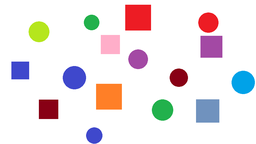
#> input picture assignment4/ci.png, 256 x 144 px, shrunk from 922 x 519 before the run
$ python assignment4.py
#> lines starting #> are read from the running program, lines starting #| are printed output that depends on the picture
### assignment4/canny.py
from math import sqrt, atan2, pi
import numpy as np

def canny_edge_detector(input_image):
    input_pixels = input_image.load()
    width = input_image.width
    height = input_image.height

    # Transform the image to grayscale
    grayscaled = compute_grayscale(input_pixels, width, height)

    # Blur it to remove noise
    blurred = compute_blur(grayscaled, width, height)

    # Compute the gradient
    gradient, direction = compute_gradient(blurred, width, height)

    # Non-maximum suppression
    filter_out_non_maximum(gradient, direction, width, height)

    # Filter out some edges
    keep = filter_strong_edges(gradient, width, height, 20, 25)

    return keep

def compute_grayscale(input_pixels, width, height):
    grayscale = np.empty((width, height))
    for x in range(width):
        for y in range(height):
            pixel = input_pixels[x, y]
            grayscale[x, y] = (pixel[0] + pixel[1] + pixel[2]) / 3
    return grayscale

def compute_blur(input_pixels, width, height):
    # Keep coordinate inside image
    clip = lambda x, l, u: l if x < l else u if x > u else x

    # Gaussian kernel
    kernel = np.array([
        [1 / 256,  4 / 256,  6 / 256,  4 / 256, 1 / 256],
        [4 / 256, 16 / 256, 24 / 256, 16 / 256, 4 / 256],
        [6 / 256, 24 / 256, 36 / 256, 24 / 256, 6 / 256],
        [4 / 256, 16 / 256, 24 / 256, 16 / 256, 4 / 256],
        [1 / 256,  4 / 256,  6 / 256,  4 / 256, 1 / 256]
    ])

    # Middle of the kernel
    offset = len(kernel) // 2

    # Compute the blurred image
    blurred = np.empty((width, height))
    for x in range(width):
        for y in range(height):
            acc = 0
            for a in range(len(kernel)):
                for b in range(len(kernel)):
                    xn = clip(x + a - offset, 0, width - 1)
                    yn = clip(y + b - offset, 0, height - 1)
                    acc += input_pixels[xn, yn] * kernel[a, b]
            blurred[x, y] = int(acc)
    return blurred


def compute_gradient(input_pixels, width, height):
    gradient = np.zeros((width, height))
    direction = np.zeros((width, height))
    for x in range(width):
        for y in range(height):
            if 0 < x < width - 1 and 0 < y < height - 1:
                magx = input_pixels[x + 1, y] - input_pixels[x - 1, y]
                magy = input_pixels[x, y + 1] - input_pixels[x, y - 1]
                gradient[x, y] = sqrt(magx**2 + magy**2)
                direction[x, y] = atan2(magy, magx)
    return gradient, direction

def filter_out_non_maximum(gradient, direction, width, height):
    for x in range(1, width - 1):
        for y in range(1, height - 1):
            angle = direction[x, y] if direction[x, y] >= 0 else direction[x, y] + pi
            rangle = round(angle / (pi / 4))
            mag = gradient[x, y]
            if ((rangle == 0 or rangle == 4) and (gradient[x - 1, y] > mag or gradient[x + 1, y] > mag)
                    or (rangle == 1 and (gradient[x - 1, y - 1] > mag or gradient[x + 1, y + 1] > mag))
                    or (rangle == 2 and (gradient[x, y - 1] > mag or gradient[x, y + 1] > mag))
                    or (rangle == 3 and (gradient[x + 1, y - 1] > mag or gradient[x - 1, y + 1] > mag))):
                gradient[x, y] = 0


def filter_strong_edges(gradient, width, height, low, high):
    # Keep strong edges
    keep = set()
    for x in range(width):
        for y in range(height):
            if gradient[x, y] > high:
                keep.add((x, y))

    # Keep weak edges next to a pixel to keep
    lastiter = keep
    while lastiter:
        newkeep = set()
        for x, y in lastiter:
            for a, b in ((-1, -1), (-1, 0), (-1, 1), (0, -1), (0, 1), (1, -1), (1, 0), (1, 1)):
                if gradient[x + a, y + b] > low and (x+a, y+b) not in keep:
                    newkeep.add((x+a, y+b))
        keep.update(newkeep)
        lastiter = newkeep

    return list(keep)

# [8 lines of commented-out code are left out]

### assignment4/assignment4.py
# You write a (python) program (NOT using libraries)
# to recognize circels and squares with
# the formula for roundnes (compactnes)
#• repeat  2 but than with open cv
#Submit all the program code and the input
#example and output result in 1 .pdf file
from PIL import Image, ImageDraw
from math import pi, cos, sin
from canny import canny_edge_detector
from collections import defaultdict

# Load image:
input_image = Image.open("ci.png")
#> input_image is the input picture: PIL image 256x144 RGB; mean R, G, B 236.4, 228.5, 231.2

# Output image:
output_image = Image.new("RGB", input_image.size)
#> output_image: PIL image 256x144 RGB; every value is 0
output_image.paste(input_image)
draw_result = ImageDraw.Draw(output_image)

# Find circles
rmin = 18
rmax = 50
steps = 100
threshold = 0.4

points = []
for r in range(rmin, rmax + 1):
    for t in range(steps):
        points.append((r, int(r * cos(2 * pi * t / steps)), int(r * sin(2 * pi * t / steps))))

acc = defaultdict(int)
for x, y in canny_edge_detector(input_image):
#> in canny_edge_detector, `width = input_image.width`: width = 256
#> in canny_edge_detector, `height = input_image.height`: height = 144
#> in canny_edge_detector, `grayscaled = compute_grayscale(input_pixels, width, height)`:
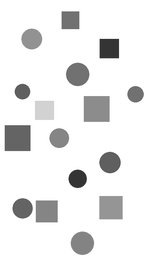
#> grayscaled: shape (256, 144) float64; min 40, max 255, mean 232
#> in compute_blur, `offset = len(kernel) // 2`: offset = 2
#> in canny_edge_detector, `blurred = compute_blur(grayscaled, width, height)`:
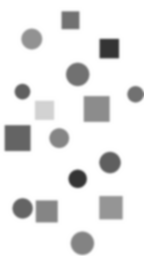
#> blurred: shape (256, 144) float64; min 52, max 255, mean 231.8
#> in canny_edge_detector, `gradient, direction = compute_gradient(blurred, width, height)`:
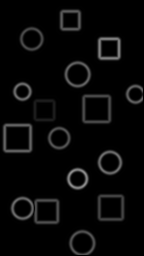
#> gradient: shape (256, 144) float64; min 0, max 140.8, mean 8.4
#> in canny_edge_detector, `gradient, direction = compute_gradient(blurred, width, height)`:
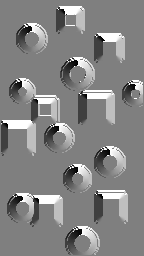
#> direction: shape (256, 144) float64; min -3.13, max 3.14, mean 0.132; drawn with min black and max white
#> in filter_strong_edges, `keep = set()`: keep = 0 items
#> in filter_strong_edges, `lastiter = keep`: lastiter = 1605 items
#> in canny_edge_detector, `keep = filter_strong_edges(gradient, width, height, 20, 25)`: keep = 1680 items
    for r, dx, dy in points:
        a = x - dx
        b = y - dy
        acc[(a, b, r)] += 1
#> this loop made 1680 passes
#> after the loop, acc = 1427744 items

circles = []
#> circles = []
for k, v in sorted(acc.items(), key=lambda i: -i[1]):
    x, y, r = k
    if v / steps >= threshold and all((x - xc) ** 2 + (y - yc) ** 2 > rc ** 2 for xc, yc, rc in circles):
        print(v / steps, x, y,  r)
        circles.append((x, y, r))
#> this loop made 1427744 passes
#> (v, x, y, r) on passes 1 to 3: (31, 106, 94, 18), (29, 211, 79, 23), (29, 136, 47, 18)

for x, y, r in circles:
    draw_result.ellipse((x-r, y-r, x+r, y+r), outline=(255,0,0,0))
#> this loop made 0 passes

# Save output image
output_image.save("resulti.png")
